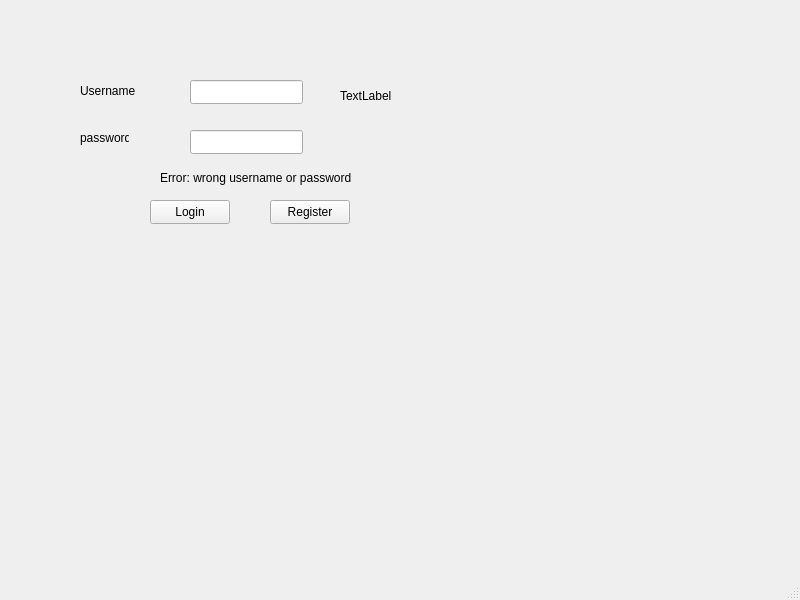
<?xml version="1.0" encoding="UTF-8"?>
<ui version="4.0">
 <class>MainWindow</class>
 <widget class="QMainWindow" name="MainWindow">
  <property name="geometry">
   <rect>
    <x>0</x>
    <y>0</y>
    <width>800</width>
    <height>600</height>
   </rect>
  </property>
  <property name="windowTitle">
   <string>MainWindow</string>
  </property>
  <widget class="QWidget" name="centralwidget">
   <widget class="QLineEdit" name="lgnusername">
    <property name="geometry">
     <rect>
      <x>190</x>
      <y>80</y>
      <width>113</width>
      <height>24</height>
     </rect>
    </property>
   </widget>
   <widget class="QLineEdit" name="lgnpass">
    <property name="geometry">
     <rect>
      <x>190</x>
      <y>130</y>
      <width>113</width>
      <height>24</height>
     </rect>
    </property>
    <property name="echoMode">
     <enum>QLineEdit::Password</enum>
    </property>
   </widget>
   <widget class="QLabel" name="lbluser">
    <property name="geometry">
     <rect>
      <x>80</x>
      <y>80</y>
      <width>81</width>
      <height>21</height>
     </rect>
    </property>
    <property name="text">
     <string>Username</string>
    </property>
   </widget>
   <widget class="QLabel" name="lblpass">
    <property name="geometry">
     <rect>
      <x>80</x>
      <y>130</y>
      <width>49</width>
      <height>16</height>
     </rect>
    </property>
    <property name="text">
     <string>password</string>
    </property>
   </widget>
   <widget class="QPushButton" name="Login">
    <property name="geometry">
     <rect>
      <x>150</x>
      <y>200</y>
      <width>80</width>
      <height>24</height>
     </rect>
    </property>
    <property name="text">
     <string>Login</string>
    </property>
   </widget>
   <widget class="QPushButton" name="register_2">
    <property name="geometry">
     <rect>
      <x>270</x>
      <y>200</y>
      <width>80</width>
      <height>24</height>
     </rect>
    </property>
    <property name="text">
     <string>Register</string>
    </property>
   </widget>
   <widget class="QLabel" name="errorlabel">
    <property name="geometry">
     <rect>
      <x>160</x>
      <y>170</y>
      <width>201</width>
      <height>16</height>
     </rect>
    </property>
    <property name="text">
     <string>Error: wrong username or password</string>
    </property>
    <property name="wordWrap">
     <bool>false</bool>
    </property>
   </widget>
   <widget class="QLabel" name="label">
    <property name="geometry">
     <rect>
      <x>340</x>
      <y>80</y>
      <width>81</width>
      <height>31</height>
     </rect>
    </property>
    <property name="text">
     <string>TextLabel</string>
    </property>
   </widget>
  </widget>
  <widget class="QMenuBar" name="menubar">
   <property name="geometry">
    <rect>
     <x>0</x>
     <y>0</y>
     <width>800</width>
     <height>21</height>
    </rect>
   </property>
  </widget>
  <widget class="QStatusBar" name="statusbar"/>
 </widget>
 <resources/>
 <connections/>
</ui>
